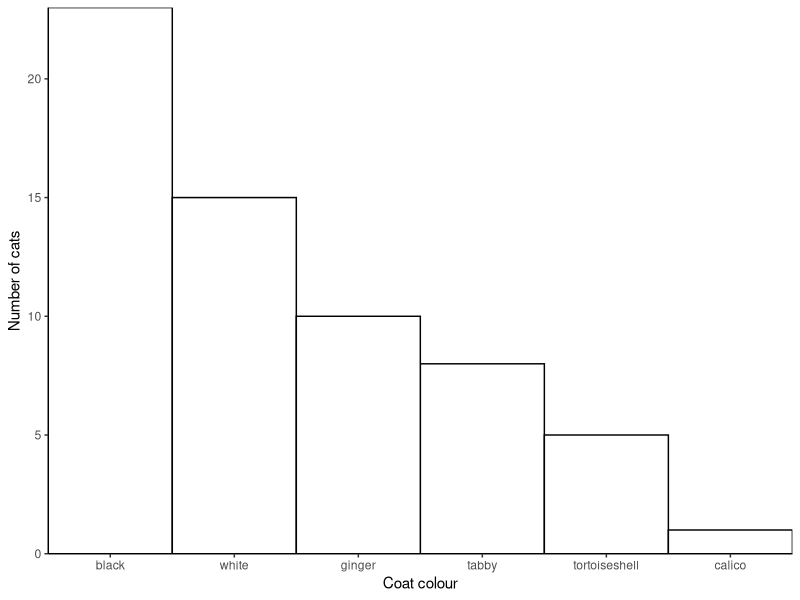
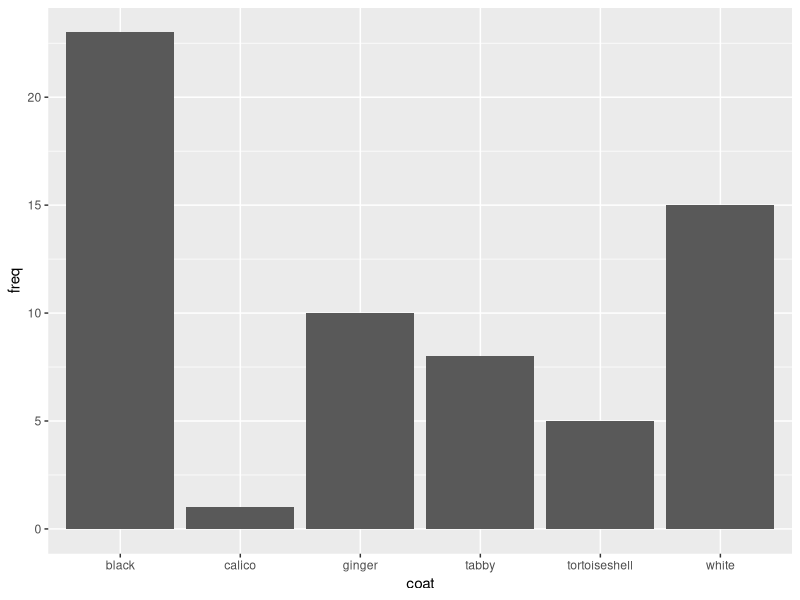
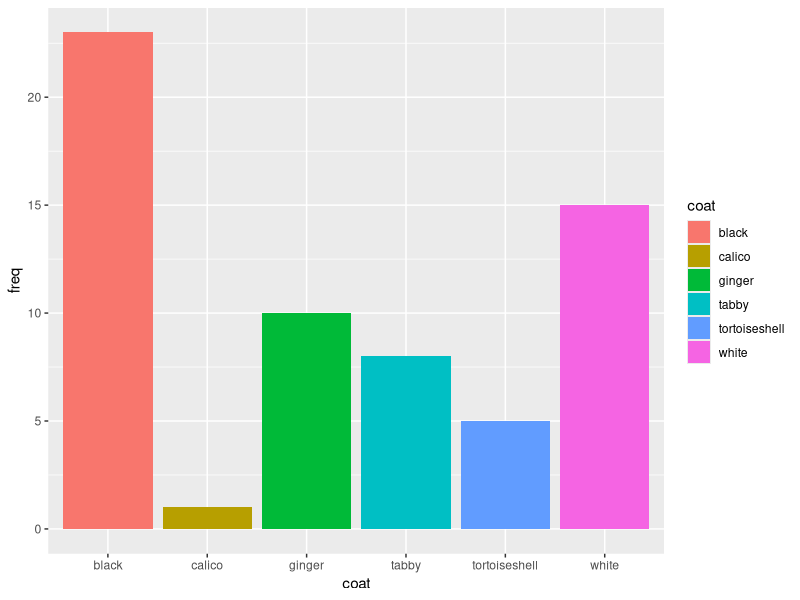
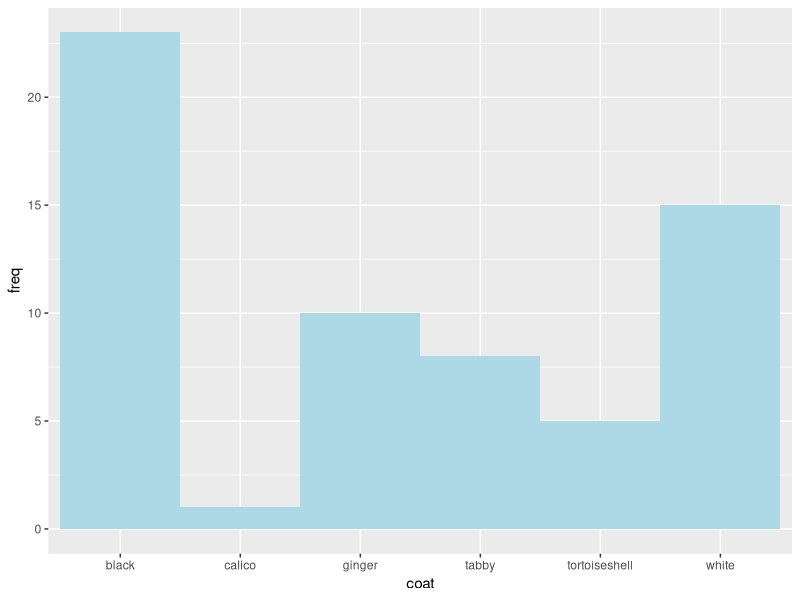
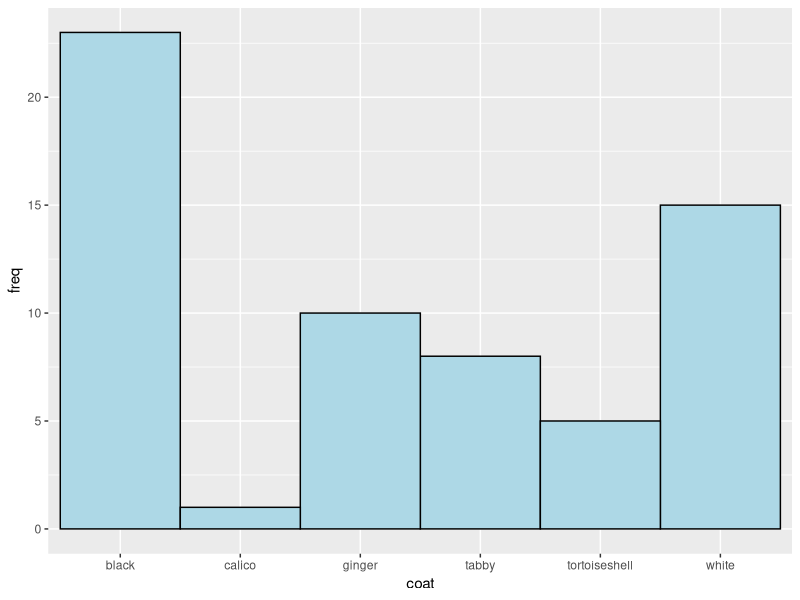
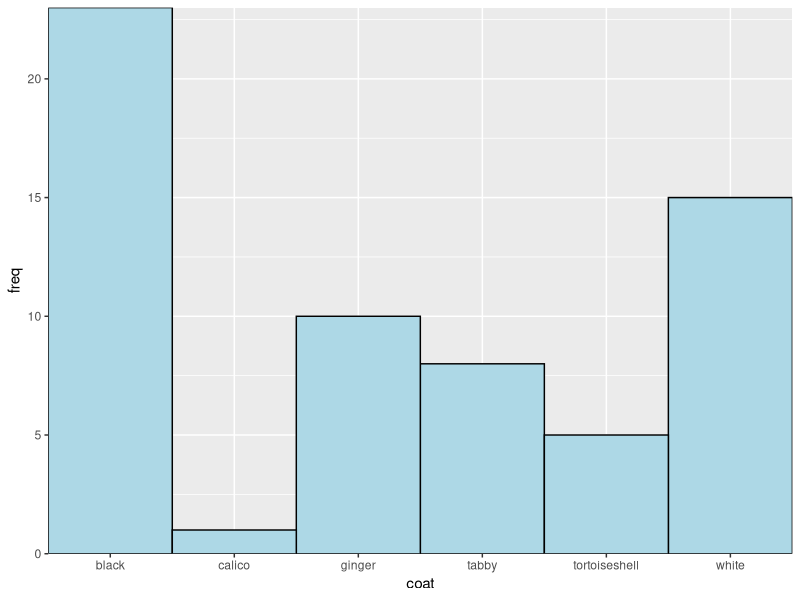
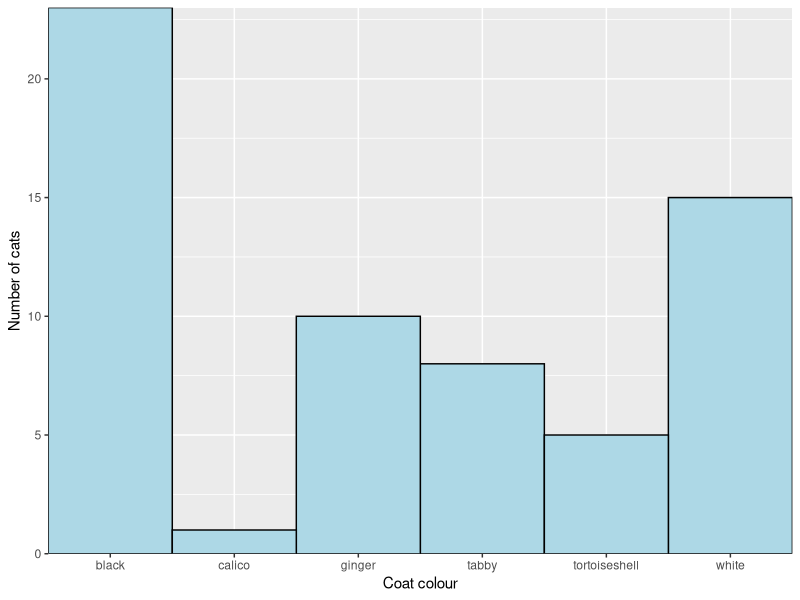

The R script that drew these images, in order:
## ---- chunk 1
#| include: false
library(tidyverse)
library(kableExtra)
## ---- chunk 2
#| echo: false
coat <- c("black", "white", "tabby", "ginger", "tortoiseshell", "calico")
freq <- c(23, 15, 8, 10, 5, 1)
df <- data.frame(coat, freq)
knitr::kable(df, 
             table.attr = "style='width:30%;'",
             caption = "Frequency of coat colours in 62 cats",
             format = "html",
             col.names = c("Coat colour", "No. cats"),
             row.names = FALSE) |>  
  kable_styling()
## ---- chunk 3
#| echo: false
coat_data <- data.frame(coat, freq)
ggplot(data = coat_data, 
       aes(x = reorder(coat, freq, decreasing = TRUE), 
           y = freq)) +
  geom_col(colour = "black", fill = "white", width = 1) +
  scale_x_discrete(name = "Coat colour",
                   expand = c(0, 0)) +
  scale_y_continuous(name = "Number of cats",
                     expand = c(0, 0)) +
  theme_classic()
## ---- chunk 4
# coat colours
coat <- c("black", "white", "tabby", "ginger", "tortoiseshell", "calico")
## ---- chunk 5
str(coat)
## ---- chunk 6
#| include: false

#---CODING ANSWER---

# numbers of cats with each coat colour
freq <- c(23, 15, 8, 10, 5, 1)
str(freq)
## ---- chunk 7
# the total Number of cats
sum(freq)
## ---- chunk 8
coat_data <- data.frame(coat, freq)
## ---- chunk 9
#| include: false
str(coat_data)
## ---- chunk 10
#| fig-height: 3.5
ggplot(data = coat_data, aes(x = coat, y = freq)) +
  geom_col()
## ---- chunk 11
ggplot(data = coat_data, aes(x = coat, y = freq, fill = coat)) +
  geom_col()
## ---- chunk 12
#| echo: false

#---CODING ANSWER---
ggplot(data = coat_data, aes(x = coat, y = freq)) +
  geom_col(fill = "lightblue", width = 1)
## ---- chunk 13
#| echo: false

#---CODING ANSWER---
ggplot(data = coat_data,
       aes(x = coat, y = freq)) +
  geom_col(fill = "lightblue", 
           width = 1, 
           colour = "black")
## ---- chunk 14
ggplot(data = coat_data, aes(x = coat, y = freq)) +
  geom_col(fill = "lightblue", 
           width = 1, 
           colour = "black") +
  scale_x_discrete(expand = c(0, 0)) + 
  scale_y_continuous(expand = c(0, 0)) 
## ---- chunk 15
ggplot(data = coat_data, aes(x = coat, y = freq)) +
  geom_col(fill = "lightblue", 
           width = 1, 
           colour = "black") +
  scale_x_discrete(expand = c(0, 0),
                   name = "Coat colour") + 
  scale_y_continuous(expand = c(0, 0),
                     name = "Number of cats") 
